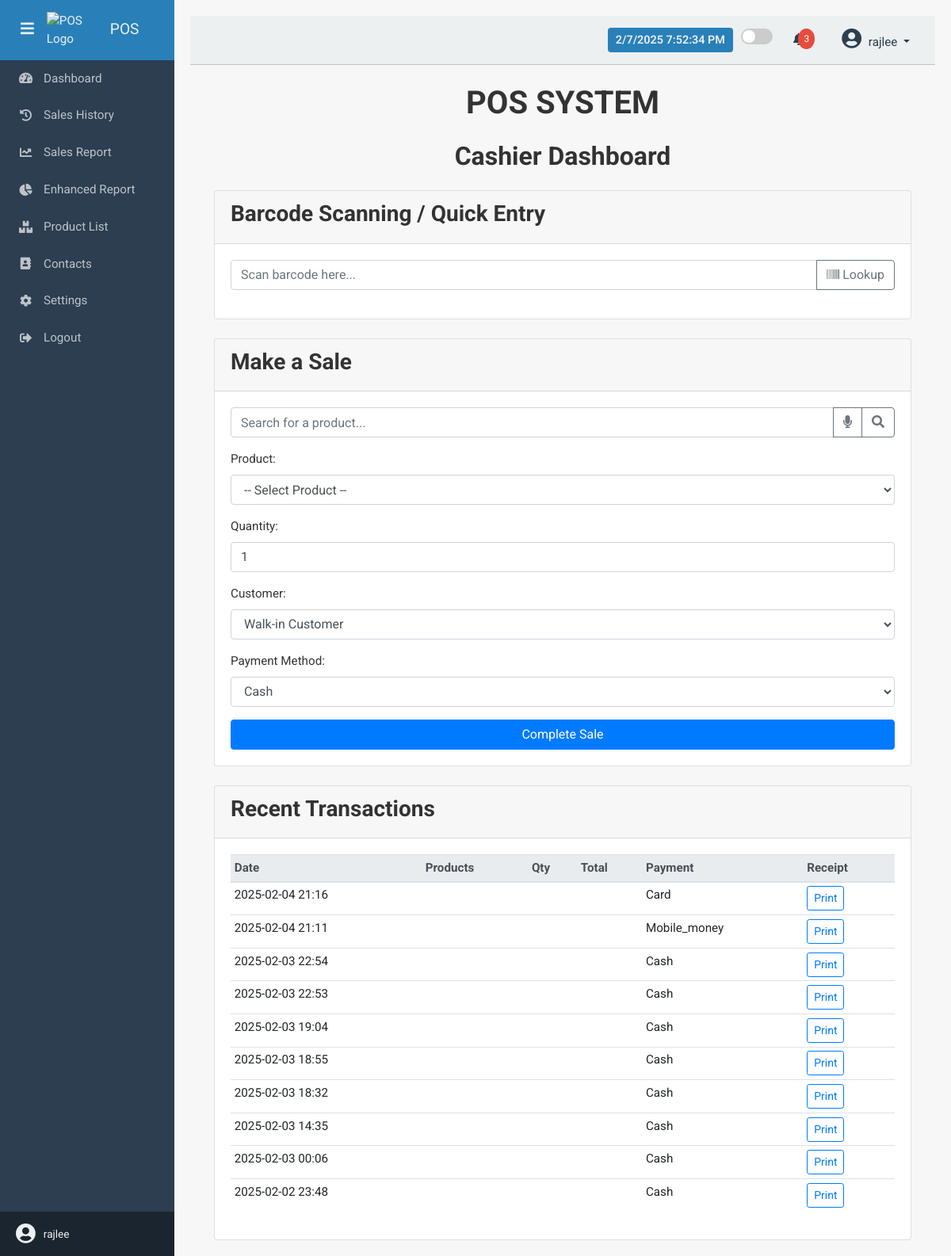
Page /cashier/ (signed in) on the earlier database version.
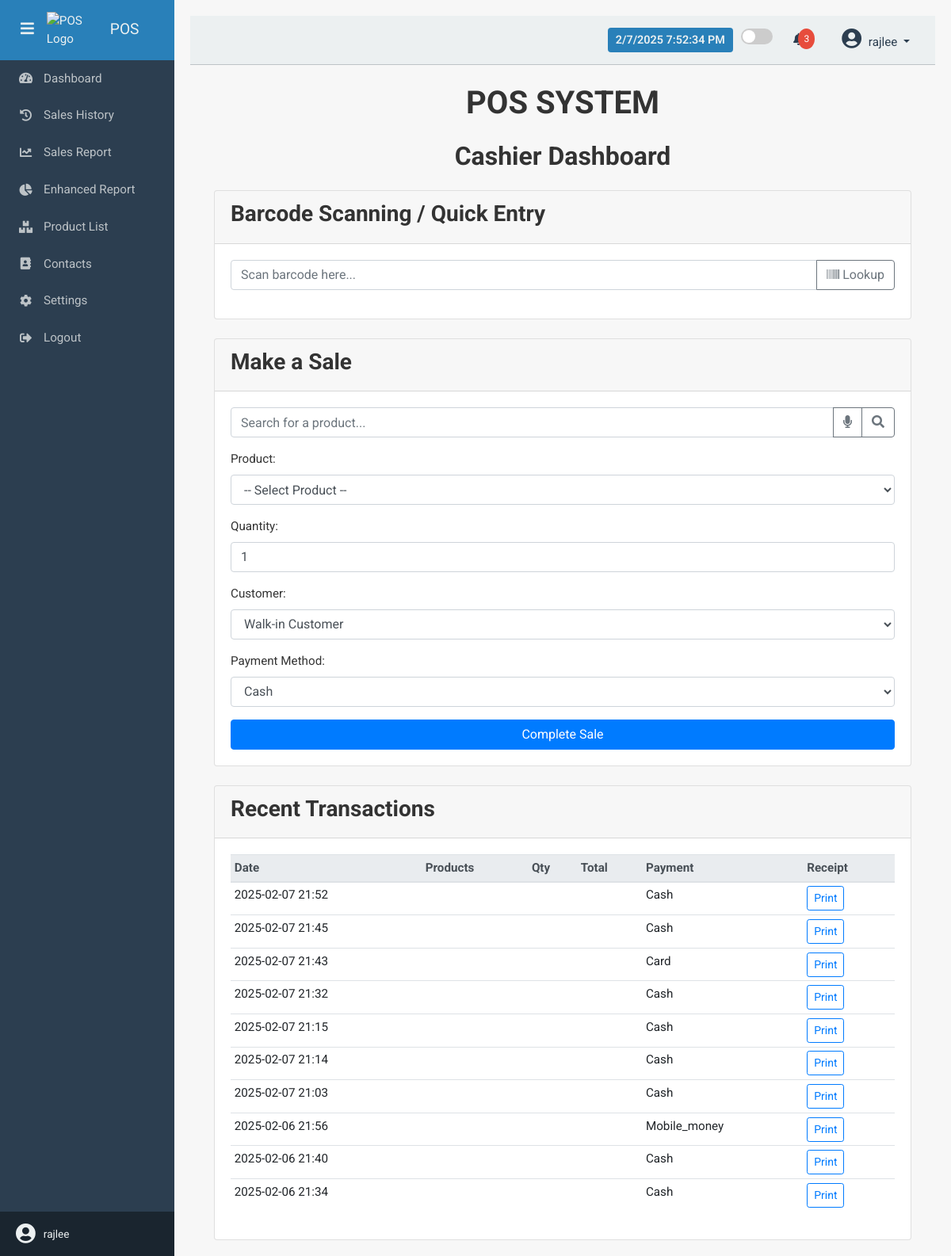
Same page on the later database version.
### pos/models.py (models this page shows, shortened)
class Sale(models.Model):
    customer = models.ForeignKey(
        'Customer', null=True, blank=True, on_delete=models.SET_NULL
    )
    product = models.ForeignKey(
        Product, on_delete=models.CASCADE, null=True, blank=True
    )
    quantity = models.PositiveIntegerField(null=True, blank=True)
    total_price = models.DecimalField(
        max_digits=10, decimal_places=2, blank=True, null=True
    )
    total_amount = models.DecimalField(
        max_digits=10, decimal_places=2, blank=True, null=True
    )
    payment_method = models.CharField(
        max_length=50,
        choices=[
            ("cash", "Cash"),
            ("card", "Card"),
            ("mobile_money", "Mobile Money")
        ],
    )
    date = models.DateTimeField(auto_now_add=True)
    cashier = models.ForeignKey(User, on_delete=models.CASCADE)
    def print_receipt_link(self):
        if self.id:
            url = reverse("generate_receipt", args=[self.id])
            return format_html(
                '<a class="button" href="{}" target="_blank">Print Receipt</a>', url
            )
        return "-"
    print_receipt_link.short_description = "Print Receipt"

### pos/views.py (the view, shortened to what this page needs)
# urls.py: path('cashier/', views.cashier_dashboard, name='cashier_dashboard'),
@login_required
def cashier_dashboard(request):
    products = Product.objects.all()
    customers = Customer.objects.all()
    recent_sales = Sale.objects.order_by('-date')[:10]
    context = {
        'products': products,
        'customers': customers,
        'recent_sales': recent_sales,
    }
    return render(request, 'pos/cashier_dashboard.html', context)

### pos/templates/pos/cashier_dashboard.html (shortened to what this page needs)
{% extends "base.html" %}
{% load static %}
{% block content %}
<div class="dashboard-container container">
  <h1 class="text-center mb-4">POS SYSTEM</h1>
  <h2 class="text-center mb-4">Cashier Dashboard</h2>
  <div class="card mb-4">
    <div class="card-header">
      <h3>Barcode Scanning / Quick Entry</h3>
    </div>
    <div class="card-body">
      <div class="input-group mb-3">
        <input type="text" id="barcodeInput" class="form-control" placeholder="Scan barcode here..." autofocus>
        <div class="input-group-append">
          <button class="btn btn-outline-secondary" type="button" onclick="lookupBarcode()">
            <i class="fas fa-barcode"></i> Lookup
          </button>
        </div>
      </div>
    </div>
  </div>
  <div class="card mb-4">
    <div class="card-header">
      <h3>Make a Sale</h3>
    </div>
    <div class="card-body">
      <div class="input-group mb-3">
        <input type="text" id="productSearch" class="form-control" placeholder="Search for a product..." aria-label="Search Product" onkeyup="filterProducts()">
        <div class="input-group-append">
          <button class="btn btn-outline-secondary" type="button" id="voice-btn">
            <i class="fas fa-microphone"></i>
          </button>
          <button class="btn btn-outline-secondary" type="button" onclick="filterProducts()">
            <i class="fas fa-search"></i>
          </button>
        </div>
      </div>
      <form method="post" action="{% url 'cashier_dashboard' %}">
        <div class="form-group">
          <label for="product">Product:</label>
          <select name="product" id="product" class="form-control" required>
            <option value="">-- Select Product --</option>
          </select>
        </div>
        <div class="form-group">
          <label for="quantity">Quantity:</label>
          <input type="number" name="quantity" id="quantity" class="form-control" min="1" value="1" required>
        </div>
        <div class="form-group">
          <label for="customer">Customer:</label>
          <select name="customer" id="customer" class="form-control">
            <option value="">Walk-in Customer</option>
          </select>
        </div>
        <div class="form-group">
          <label for="payment_method">Payment Method:</label>
          <select name="payment_method" id="payment_method" class="form-control">
            <option value="cash">Cash</option>
          </select>
        </div>
        <button type="submit" class="btn btn-primary btn-block">Complete Sale</button>
      </form>
    </div>
  </div>
  <div class="card">
    <div class="card-header">
      <h3>Recent Transactions</h3>
    </div>
    <div class="card-body">
      <table class="table table-sm table-hover">
        <thead class="thead-light">
          <tr>
            <th>Date</th>
            <th>Products</th>
            <th>Qty</th>
            <th>Total</th>
            <th>Payment</th>
            <th>Receipt</th>
          </tr>
        </thead>
        <tbody>
          {% for sale in recent_sales %}
          <tr>
            <td>{{ sale.date|date:"Y-m-d H:i" }}</td>
            <td>
            </td>
            <td>
            </td>
            <td>
            </td>
            <td>{{ sale.payment_method|capfirst }}</td>
            <td>
              <a href="{% url 'receipt_view' sale.id %}" target="_blank" class="btn btn-sm btn-outline-primary">
                Print
              </a>
            </td>
          </tr>
          {% empty %}
          <tr>
            <td colspan="6" class="text-center">No transactions yet.</td>
          </tr>
          {% endfor %}
        </tbody>
      </table>
    </div>
  </div>
</div>
{% endblock %}

Differences in the rows shown:
no longer on this page (row unchanged): Sale: date "2025-02-04 21:16", payment_method "Card"
no longer on this page (row unchanged): Sale: date "2025-02-04 21:11", payment_method "Mobile_money"
no longer on this page (row unchanged): Sale: date "2025-02-03 22:54", payment_method "Cash"
no longer on this page (row unchanged): Sale: date "2025-02-03 22:53", payment_method "Cash"
no longer on this page (row unchanged): Sale: date "2025-02-03 19:04", payment_method "Cash"
no longer on this page (row unchanged): Sale: date "2025-02-03 18:55", payment_method "Cash"
no longer on this page (row unchanged): Sale: date "2025-02-03 18:32", payment_method "Cash"
no longer on this page (row unchanged): Sale: date "2025-02-03 14:35", payment_method "Cash"
no longer on this page (row unchanged): Sale: date "2025-02-03 00:06", payment_method "Cash"
no longer on this page (row unchanged): Sale: date "2025-02-02 23:48", payment_method "Cash"
added Sale: date "2025-02-07 21:52", payment_method "Cash"
added Sale: date "2025-02-07 21:45", payment_method "Cash"
added Sale: date "2025-02-07 21:43", payment_method "Card"
added Sale: date "2025-02-07 21:32", payment_method "Cash"
added Sale: date "2025-02-07 21:15", payment_method "Cash"
added Sale: date "2025-02-07 21:14", payment_method "Cash"
added Sale: date "2025-02-07 21:03", payment_method "Cash"
added Sale: date "2025-02-06 21:56", payment_method "Mobile_money"
added Sale: date "2025-02-06 21:40", payment_method "Cash"
added Sale: date "2025-02-06 21:34", payment_method "Cash"
